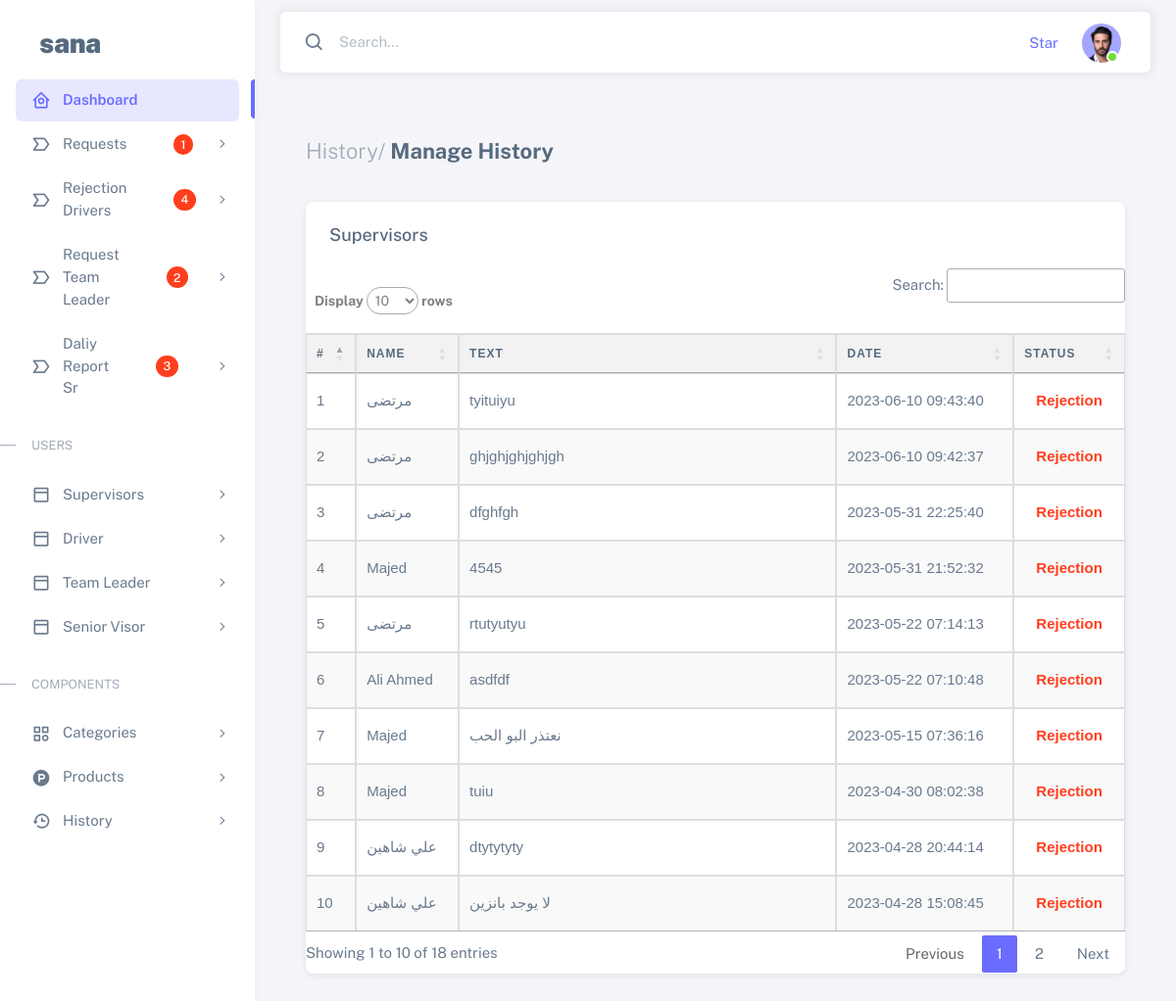
The app's page /admin/history_manage.php (signed in) with its own data.
### tables this page shows
CREATE TABLE `history` (
  `id` int(11) NOT NULL,
  `coust_name` varchar(100) NOT NULL,
  `text_rejection` longtext NOT NULL,
  `sub_id` int(11) NOT NULL,
  `date` timestamp NOT NULL DEFAULT current_timestamp(),
  `status` tinyint(4) NOT NULL
);

### admin/history_manage.php (the view, shortened to what this page needs)
<?php include './function/config.php' ?>
<?php include './inc/header.php' ?>
<body>
    <div class="layout-wrapper layout-content-navbar">
        <div class="layout-container">
            <?php include './inc/aside.php' ?>
            <div class="layout-page">
                <?php include './inc/nav.php' ?>
                <div class="content-wrapper">
                    <div class="container-xxl flex-grow-1 container-p-y">
                        <div class="container-xxl flex-grow-1 container-p-y">
                            <h4 class="fw-bold py-3 mb-4"><span class="text-muted fw-light">History/</span> Manage History</h4>
                            <div class="card">
                                <h5 class="card-header">Supervisors</h5>
                                <div class="table-responsive text-nowrap">
                                    <table class="rejection  table border-top custom-table" id="example">
                                        <thead>
                                            <tr>
                                                <th>#</th>
                                                <th> Name</th>
                                                <th> Text</th>
                                                <th> Date</th>
                                                <th> status</th>
                                            </tr>
                                        </thead>
                                        <tbody class="table-border-bottom-0">
                                            <?php
                                            $supervisor = mysqli_query($con, "SELECT * FROM `history` ORDER BY `id` DESC");
                                            $num = 1;
                                            while ($row = mysqli_fetch_assoc($supervisor)) {
                                            ?>
                                                <tr>
                                                    <td><?php echo $num; ?></td>
                                                    <td><?php echo $row['coust_name'] ?></td>
                                                    <td><?php echo $row['text_rejection'] ?></td>
                                                    <td><?php echo $row['date'] ?></td>
                                                    <?php
                                                    if ($row['status'] == 0) {
                                                    ?>
                                                        <td class="p-3 mb-2  text-danger text-center fw-bolder"><?php
                                                                                                                echo "Rejection";
                                                                                                            }
                                                                                                                ?>
                                                        </td>
                                                        <?php
                                                        $num++;
                                                    }
                                                        ?>
                                                </tr>
                                        </tbody>
                                    </table>
                                </div>
                            </div>
                        </div>
                        <?php
                        include './inc/footer.php'
                        ?>
</body>
</html>

### admin/inc/header.php (style rules this page uses)
.custom-table { font-family: Arial, sans-serif; border-collapse: collapse; width: 100%; }
.custom-table th, .custom-table td { padding: 8px; border: 1px solid #ddd; }
.custom-table th { background-color: #f2f2f2; }
.custom-table tr:nth-child(even) { background-color: #f9f9f9; }

### records on screen
history: coust_name "مرتضى", text_rejection "tyituiyu", date "2023-06-10 09:43:40", status "Rejection"
history: coust_name "مرتضى", text_rejection "ghjghjghjghjgh", date "2023-06-10 09:42:37", status "Rejection"
history: coust_name "مرتضى", text_rejection "dfghfgh", date "2023-05-31 22:25:40", status "Rejection"
history: coust_name "Majed", text_rejection "4545", date "2023-05-31 21:52:32", status "Rejection"
history: coust_name "مرتضى", text_rejection "rtutyutyu", date "2023-05-22 07:14:13", status "Rejection"
history: coust_name "Ali Ahmed", text_rejection "asdfdf", date "2023-05-22 07:10:48", status "Rejection"
history: coust_name "Majed", text_rejection "نعتذر البو الحب", date "2023-05-15 07:36:16", status "Rejection"
history: coust_name "Majed", text_rejection "tuiu", date "2023-04-30 08:02:38", status "Rejection"
history: coust_name "علي شاهين", text_rejection "dtytytyty", date "2023-04-28 20:44:14", status "Rejection"
history: coust_name "علي شاهين", text_rejection "لا يوجد بانزين", date "2023-04-28 15:08:45", status "Rejection"

### other values on screen
$row['Request_Count'] "1"
$row['Regection_Count'] "4"
$row['Regection_Count'] "2"
$row['Regection_Count'] "3"
